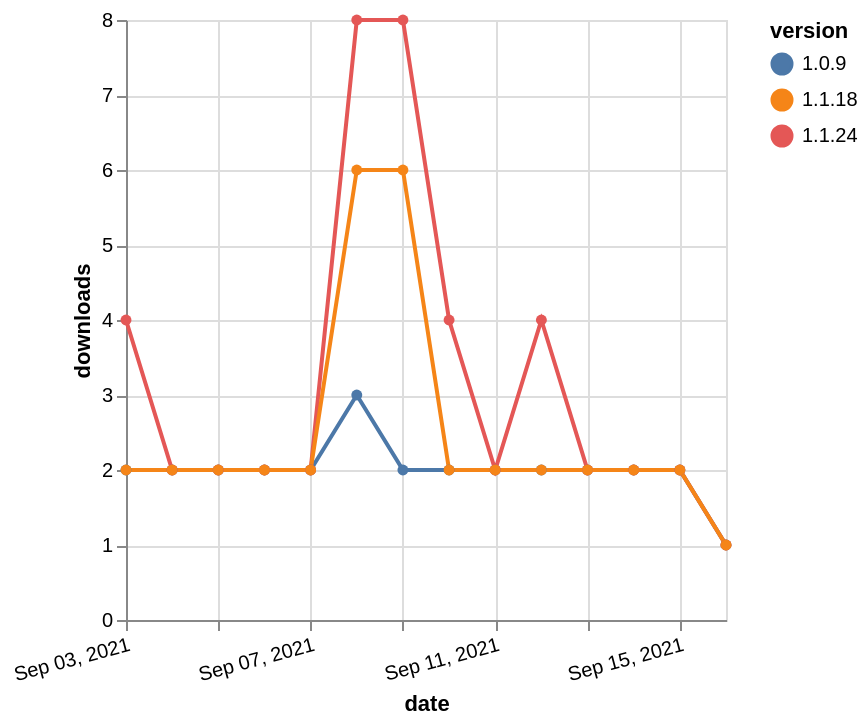

Vega-Lite specification stored for this chart:
### Vega-Lite specification from a JSON file in a GitHub repository (floating-point values rounded to 4 significant figures)
{"$schema": "https://vega.github.io/schema/vega-lite/v5.json", "description": "A simple bar chart with embedded data.", "data": {"values": [{"date": "2021-09-03", "total": 2576, "delta": 2, "version": "1.0.9"}, {"date": "2021-09-04", "total": 2578, "delta": 2, "version": "1.0.9"}, {"date": "2021-09-05", "total": 2580, "delta": 2, "version": "1.0.9"}, {"date": "2021-09-06", "total": 2582, "delta": 2, "version": "1.0.9"}, {"date": "2021-09-07", "total": 2584, "delta": 2, "version": "1.0.9"}, {"date": "2021-09-08", "total": 2587, "delta": 3, "version": "1.0.9"}, {"date": "2021-09-09", "total": 2589, "delta": 2, "version": "1.0.9"}, {"date": "2021-09-10", "total": 2591, "delta": 2, "version": "1.0.9"}, {"date": "2021-09-11", "total": 2593, "delta": 2, "version": "1.0.9"}, {"date": "2021-09-12", "total": 2595, "delta": 2, "version": "1.0.9"}, {"date": "2021-09-13", "total": 2597, "delta": 2, "version": "1.0.9"}, {"date": "2021-09-14", "total": 2599, "delta": 2, "version": "1.0.9"}, {"date": "2021-09-15", "total": 2601, "delta": 2, "version": "1.0.9"}, {"date": "2021-09-16", "total": 2602, "delta": 1, "version": "1.0.9"}, {"date": "2021-09-03", "total": 3563, "delta": 4, "version": "1.1.24"}, {"date": "2021-09-04", "total": 3565, "delta": 2, "version": "1.1.24"}, {"date": "2021-09-05", "total": 3567, "delta": 2, "version": "1.1.24"}, {"date": "2021-09-06", "total": 3569, "delta": 2, "version": "1.1.24"}, {"date": "2021-09-07", "total": 3571, "delta": 2, "version": "1.1.24"}, {"date": "2021-09-08", "total": 3579, "delta": 8, "version": "1.1.24"}, {"date": "2021-09-09", "total": 3587, "delta": 8, "version": "1.1.24"}, {"date": "2021-09-10", "total": 3591, "delta": 4, "version": "1.1.24"}, {"date": "2021-09-11", "total": 3593, "delta": 2, "version": "1.1.24"}, {"date": "2021-09-12", "total": 3597, "delta": 4, "version": "1.1.24"}, {"date": "2021-09-13", "total": 3599, "delta": 2, "version": "1.1.24"}, {"date": "2021-09-14", "total": 3601, "delta": 2, "version": "1.1.24"}, {"date": "2021-09-15", "total": 3603, "delta": 2, "version": "1.1.24"}, {"date": "2021-09-16", "total": 3604, "delta": 1, "version": "1.1.24"}, {"date": "2021-09-03", "total": 4011, "delta": 2, "version": "1.1.18"}, {"date": "2021-09-04", "total": 4013, "delta": 2, "version": "1.1.18"}, {"date": "2021-09-05", "total": 4015, "delta": 2, "version": "1.1.18"}, {"date": "2021-09-06", "total": 4017, "delta": 2, "version": "1.1.18"}, {"date": "2021-09-07", "total": 4019, "delta": 2, "version": "1.1.18"}, {"date": "2021-09-08", "total": 4025, "delta": 6, "version": "1.1.18"}, {"date": "2021-09-09", "total": 4031, "delta": 6, "version": "1.1.18"}, {"date": "2021-09-10", "total": 4033, "delta": 2, "version": "1.1.18"}, {"date": "2021-09-11", "total": 4035, "delta": 2, "version": "1.1.18"}, {"date": "2021-09-12", "total": 4037, "delta": 2, "version": "1.1.18"}, {"date": "2021-09-13", "total": 4039, "delta": 2, "version": "1.1.18"}, {"date": "2021-09-14", "total": 4041, "delta": 2, "version": "1.1.18"}, {"date": "2021-09-15", "total": 4043, "delta": 2, "version": "1.1.18"}, {"date": "2021-09-16", "total": 4044, "delta": 1, "version": "1.1.18"}]}, "width": "container", "mark": {"type": "line", "point": {"filled": true}}, "encoding": {"x": {"field": "date", "type": "temporal", "timeUnit": "yearmonthdate", "title": "date", "axis": {"labelAngle": -15}}, "y": {"field": "delta", "type": "quantitative", "title": "downloads"}, "color": {"field": "version", "type": "nominal"}, "tooltip": {"field": "delta"}}}
